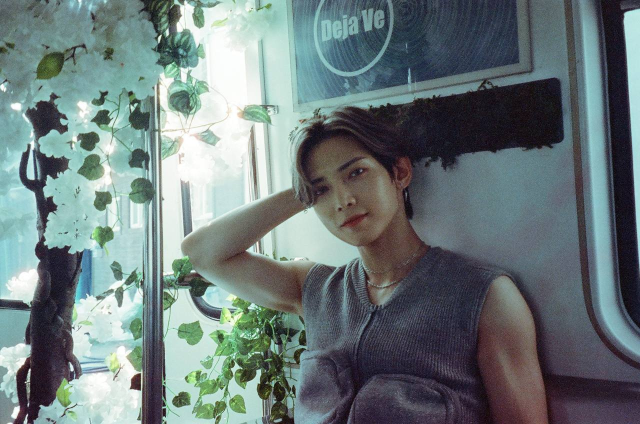
#> input picture yeoo.jpg, 1280 x 848 px (shown at 1/2 size)
$ python ai.py
#> lines starting #> are read from the running program, lines starting #| are printed output that depends on the picture
import cv2
def photo():
    image = cv2.imread("yeoo.jpg", cv2.IMREAD_COLOR)
#> image is the input picture: shape (848, 1280, 3); mean B, G, R 123.1, 122.5, 108.8
    cv2.imshow("yeosang", image)
    cv2.waitKey(0)
photo()
def photo2():
    image = cv2.imread("yeoo.jpg", cv2.IMREAD_GRAYSCALE)
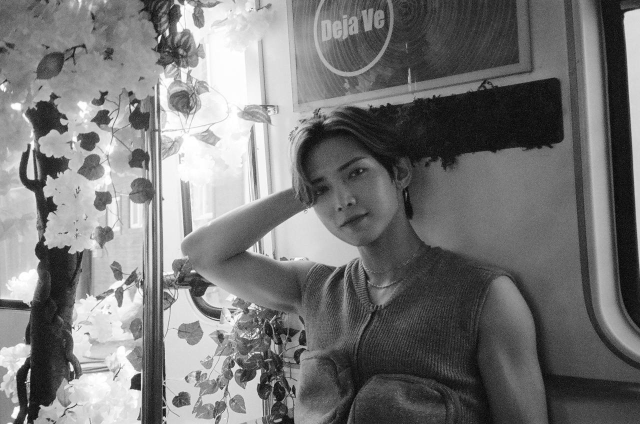
#> image: shape (848, 1280) (shown at 1/2 size); min 0, max 255, mean 118.5
    cv2.imwrite("yeosang.png", image)
    cv2.imshow("yeosang", image)
    cv2.waitKey(0)
photo2()
def rgb():
    image = cv2.imread("yeoo.jpg")
    r, g, b = cv2.split(image)
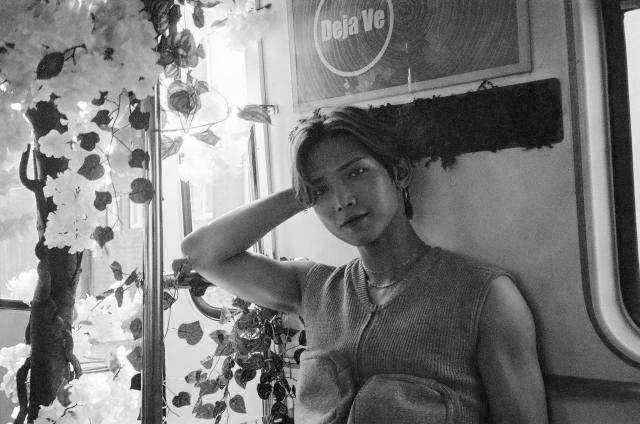
#> r: shape (848, 1280) (shown at 1/2 size); min 0, max 255, mean 123.1
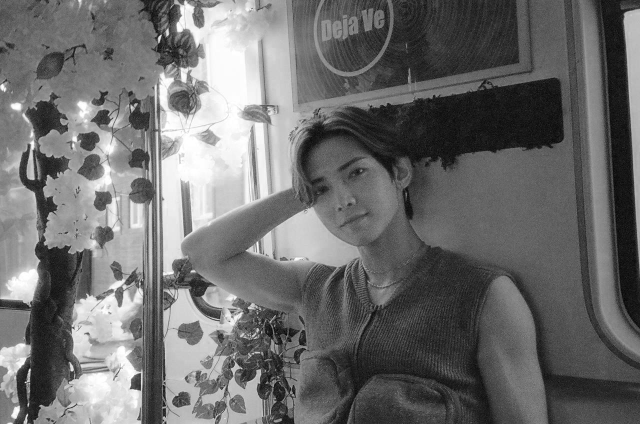
#> b: shape (848, 1280) (shown at 1/2 size); min 0, max 255, mean 108.8
    cv2.imshow("red", r)
    cv2.imshow("green", g)
    cv2.imshow("blue", b)
    cv2.imwrite("ye.png", r)
    cv2.imwrite("y.png", g)
    cv2.imwrite("e.png", b)
    cv2.waitKey(0)
rgb()
def blur():
    image = cv2.imread("yeoo.jpg", cv2.IMREAD_COLOR)
    image_blur = cv2.blur(image, (10,10))
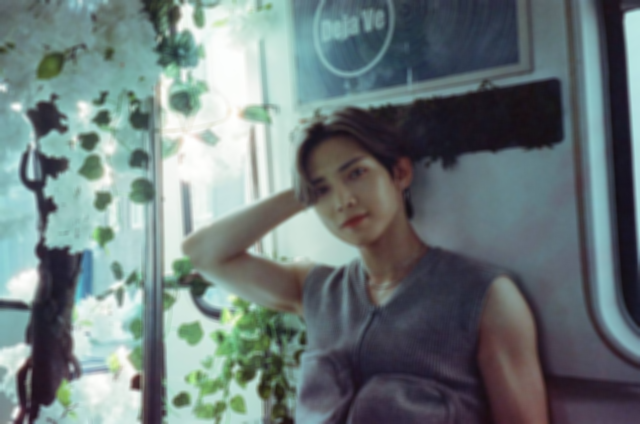
#> image_blur: shape (848, 1280, 3) (shown at 1/2 size); mean B, G, R 123.1, 122.5, 108.8
    cv2.imwrite("yeo.blur.png", image_blur)
    cv2.imshow("yeosang",image_blur)
    cv2.waitKey(0)
blur()
def cut():
    image = cv2.imread("yeoo.jpg", cv2.IMREAD_COLOR)
    cv2.imshow("yeosang", image [10:450,300:500])
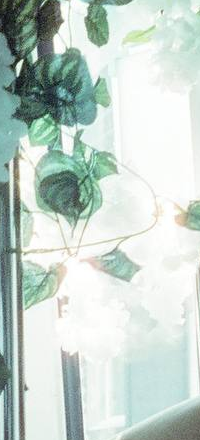
#> window 'yeosang': shape (440, 200, 3); mean B, G, R 204.1, 211, 197
    cv2.waitKey(0)
cut()

$ run again, with bangchan.jpg copied over yeoo.jpg
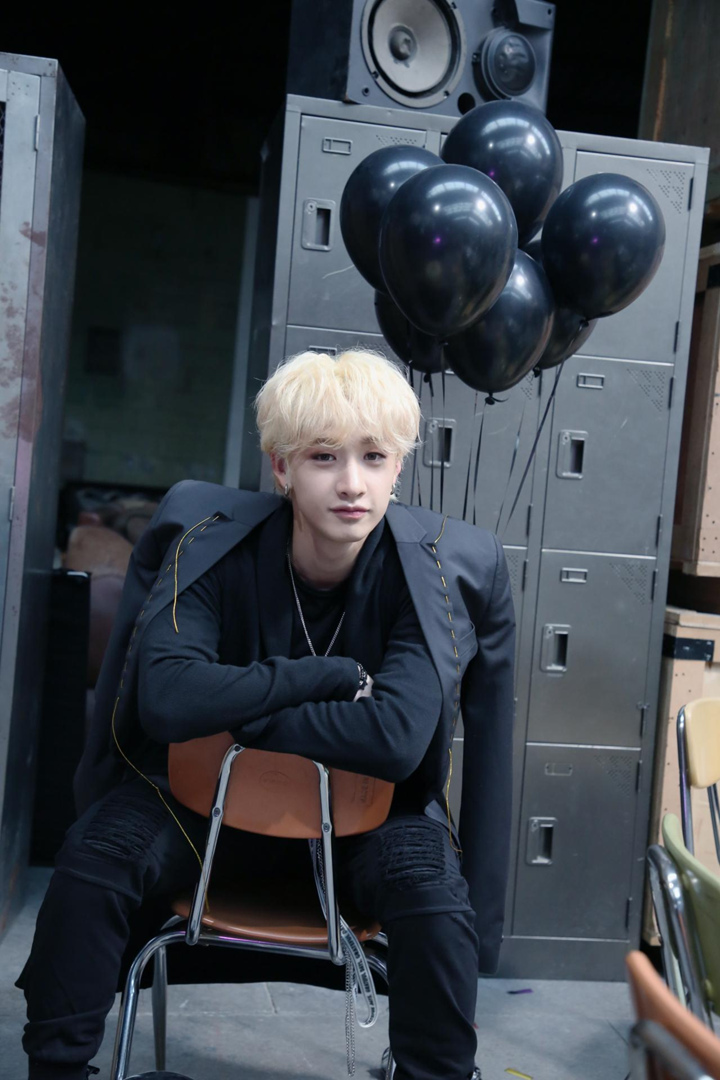
#> input picture bangchan.jpg, 720 x 1080 px
#> in photo, image is the input picture: shape (1080, 720, 3); mean B, G, R 74.4, 66.9, 60.8
#> image: shape (1080, 720)
#> in rgb, `r, g, b = cv2.split(image)`:
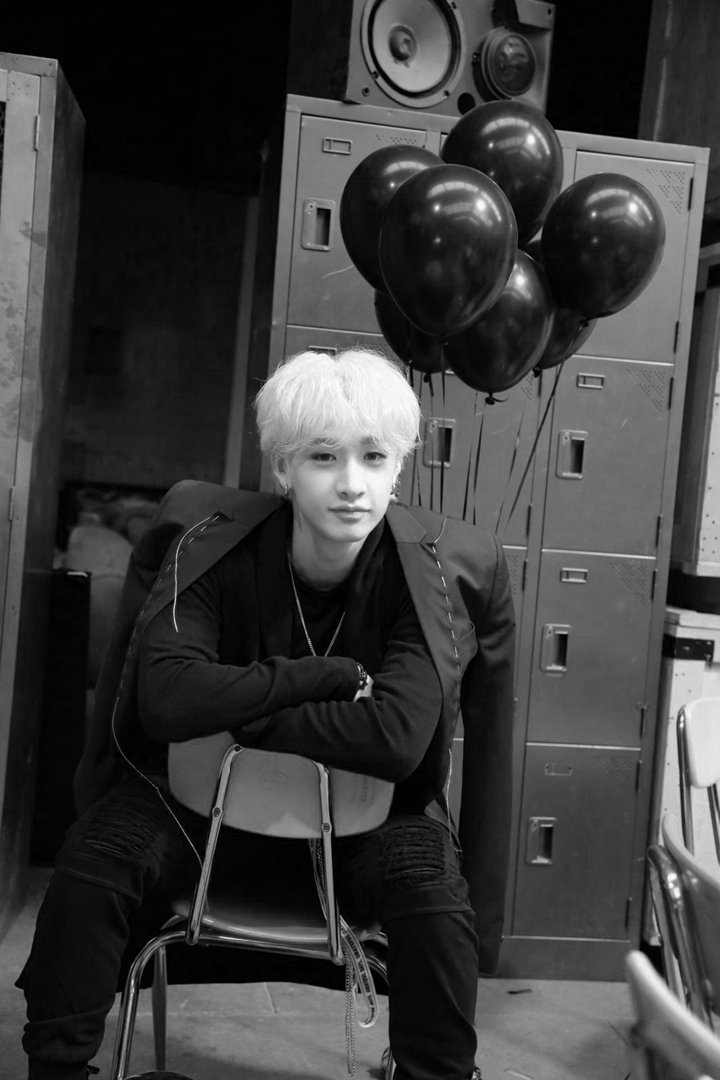
#> b: shape (1080, 720); min 0, max 255, mean 60.8
#> in cut, `cv2.imshow("yeosang", image [10:450,300:500])`:
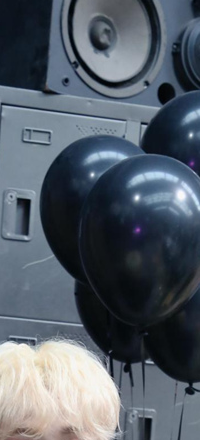
#> window 'yeosang': shape (440, 200, 3); mean B, G, R 104.8, 94.8, 85.9

$ run again, with gyu.jpg copied over yeoo.jpg
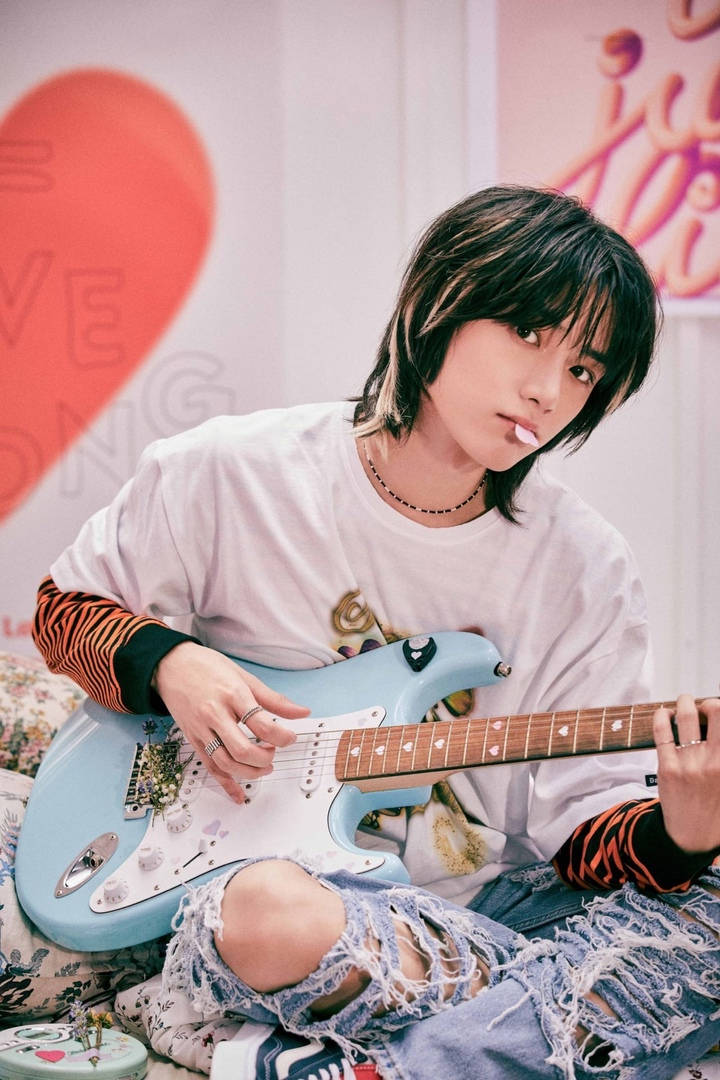
#> input picture gyu.jpg, 720 x 1080 px
#> in photo, image is the input picture: shape (1080, 720, 3); mean B, G, R 155.6, 154.8, 182
#> image: shape (1080, 720)
#> in rgb, `r, g, b = cv2.split(image)`:
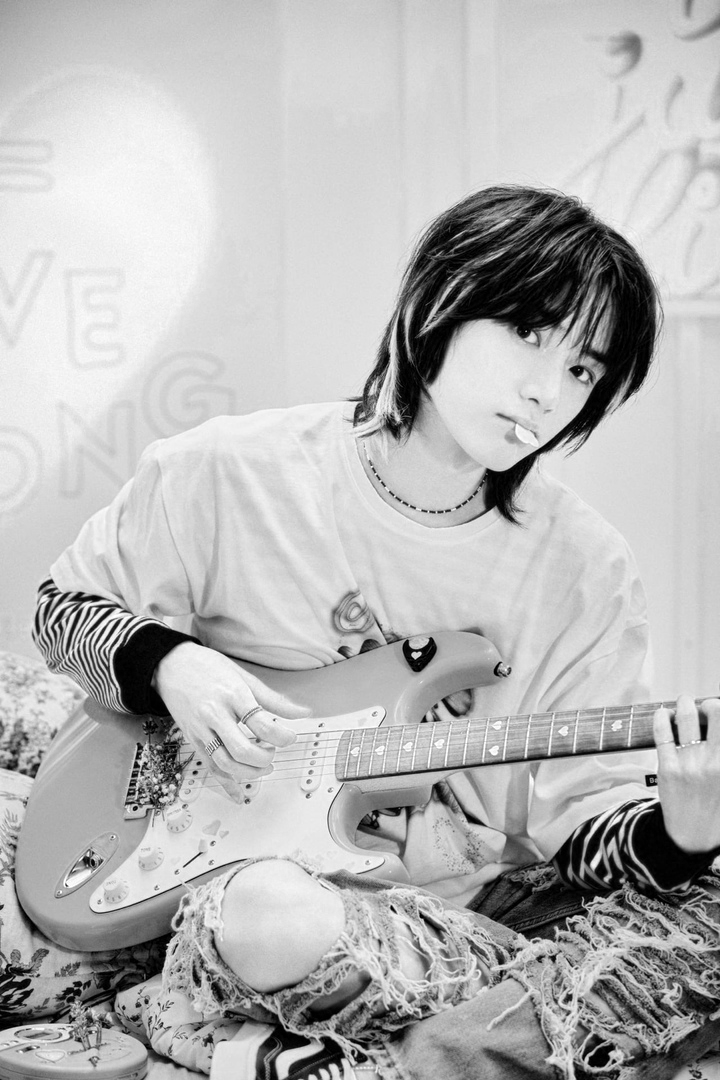
#> b: shape (1080, 720); min 0, max 255, mean 182
#> in cut, `cv2.imshow("yeosang", image [10:450,300:500])`:
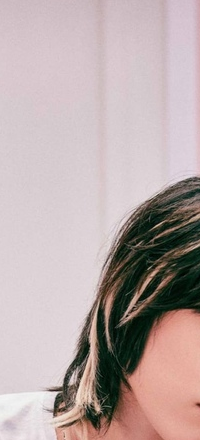
#> window 'yeosang': shape (440, 200, 3); mean B, G, R 168.2, 168.9, 184.7
